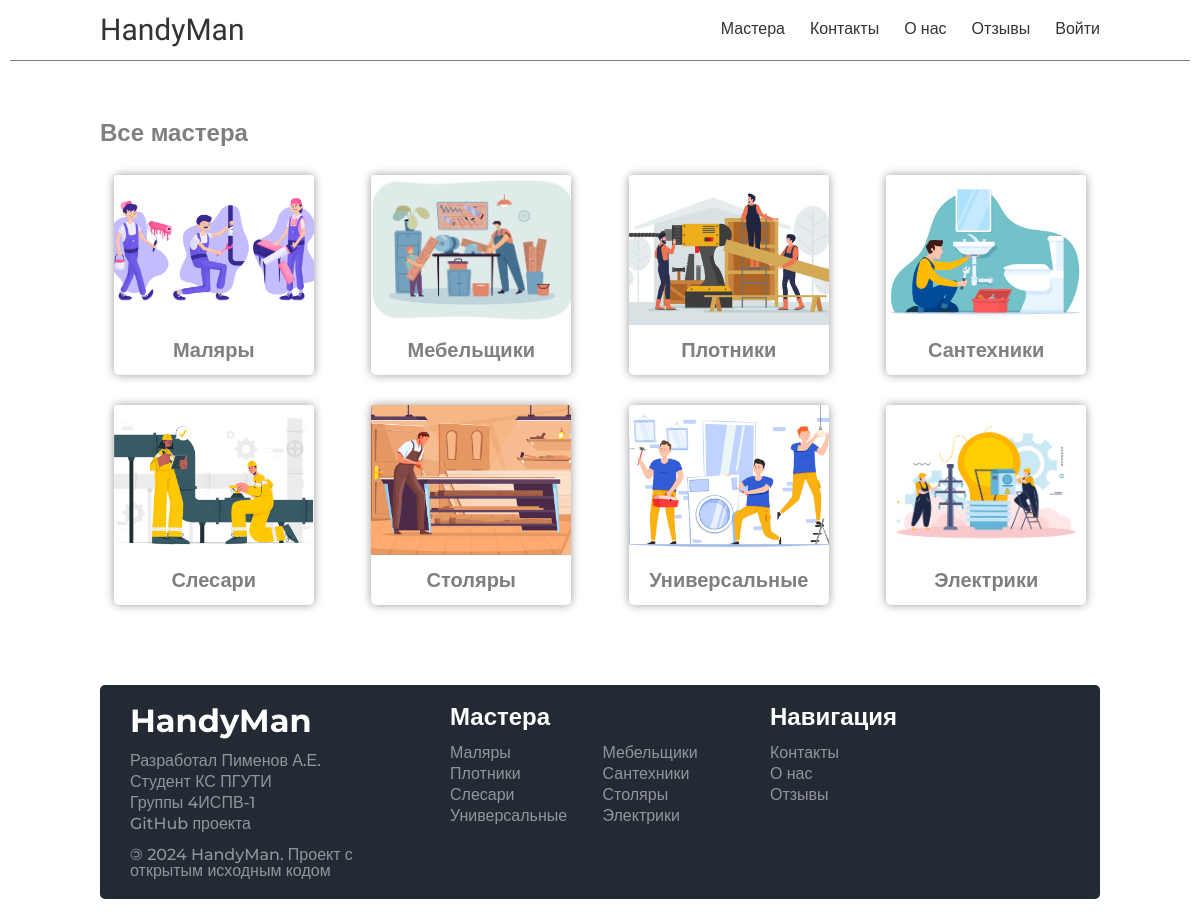
Page /masters/ on the committed database.
### handyman/models.py (models this page shows, shortened)
class Skills(models.Model):
    id = models.UUIDField(primary_key=True, default=uuid.uuid4, editable=False)
    name = models.CharField(max_length=100)
    cat_name = models.CharField(
        max_length=100
    )
    slug = models.CharField(max_length=100, unique=True)
    image = models.ImageField(upload_to='skills/images', blank=True, null=True)
    created_at = models.DateTimeField(auto_now_add=True)
    class Meta:
        ordering = ['cat_name']

### handyman/views.py (the view)
# urls.py: path('masters/', views.masters, name='masters'),
def masters(request):
    skills = Skills.objects.all()
    data = {
        "title": "Мастера",
        "skills": skills,
    }
    return render(request, "handyman/pages/master_pages/masters.html", context=data)

### handyman/templatetags/custom_tags.py (called while the page is built)
@register.simple_tag
def get_all_skills():
    return Skills.objects.all()

### handyman/templates/handyman/pages/master_pages/masters.html
{% extends "base.html" %}
{% block content %}
    {% include "handyman/include/header.html" %}
    <div class="main-container">
        <div class="main">
            <div class="master-block">
                <h2>Все мастера</h2>
                <div class="master-grid">
                    {% for skill in skills %}
                        <div class="card" onClick="document.location.href='{% url 'masters_type' skill.slug %}'">
                            {% if skill.image %}
                                <img src="{{ skill.image.url }}" alt="{{ skill.name }}"/>
                            {% else %}
                                <img src="https://placehold.co/200x150" alt="{{ skill.name }}"/>
                            {% endif %}
                            <div class="text">{{ skill.cat_name }}</div>
                        </div>
                    {% endfor %}
                </div>
            </div>
        </div>
    </div>
    {% include "handyman/include/footer.html" %}
{% endblock content %}

### handyman/templates/handyman/include/footer.html
{% load custom_tags %}
<div class="footer-container">
    <div class="footer">
        <div class="footer-block">
            <h2>HandyMan</h2>
            <ul class="mt-20">
                <li>Разработал Пименов А.Е.</li>
                <li>Студент КС ПГУТИ</li>
                <li>Группы 4ИСПВ-1</li>
                <li>
                    <a href="https://github.com/binido/Course-work">GitHub проекта</a>
                </li>
                <li>
                    <span>&copy;</span> 2024 HandyMan. Проект с открытым исходным кодом
                </li>
            </ul>
        </div>
        <div class="footer-block">
            <h3>Мастера</h3>
            <ul class="grid-ul">
                {% get_all_skills as skills %}
                {% for skill in skills %}
                    <li><a href="{% url 'masters_type' skill.slug %}">{{ skill.cat_name }}</a></li>
                {% empty %}
                    <li>Нет доступных мастеров</li>
                {% endfor %}
            </ul>
        </div>
        <div class="footer-block">
            <h3>Навигация</h3>
            <ul>
                <li><a href="{% url 'contacts' %}">Контакты</a></li>
                <li><a href="{% url 'about' %}">О нас</a></li>
                <li><a href="{% url 'feedbacks' %}">Отзывы</a></li>
            </ul>
        </div>
    </div>
</div>

### handyman/static/handyman/css/style.css (style rules this page uses)
* { box-sizing:border-box }
html,body,div,span,applet,object,iframe,h1,h2,h3,h4,h5,h6,p,blockquote,pre,a,abbr,acronym,address,big,cite,code,del,dfn,em,img,ins,kbd,q,s,samp,small,strike,strong,sub,sup,tt,var,b,u,i,center,dl,dt,dd,ol,ul,li,fieldset,form,label,legend,table,caption,tbody,tfoot,thead,tr,th,td,article,aside,canvas,details,embed,figure,figcaption,footer,header,hgroup,menu,nav,output,ruby,section,summary,time,mark,audio,video { margin:0;padding:0;border:0;font-size:100%;vertical-align:baseline }
body { line-height:1 }
ol,ul { list-style:none }
.footer-container { display:flex;flex-direction:column;align-items:center;margin:0 10px;margin-top:60px }
.footer-container .footer { font-family:"Montserrat",sans-serif;font-weight:500;display:grid;grid-template-columns:repeat(3, 1fr);margin:20px 0;padding:20px 30px;background-color:#232a34;border-radius:5px;-webkit-border-radius:5px;-moz-border-radius:5px;-khtml-border-radius:5px;gap:20px }
@media screen and (min-width: 480px) { .footer-container .footer { width:95%;grid-template-columns:repeat(1, 1fr) } }
@media screen and (min-width: 768px) { .footer-container .footer { width:80%;grid-template-columns:repeat(2, 1fr) } }
@media screen and (min-width: 1200px) { .footer-container .footer { grid-template-columns:repeat(3, 1fr);width:1000px } }
.footer-container .footer .footer-block span { display:inline-block;transform:scaleX(-1) }
.footer-container .footer .footer-block h2,.footer-container .footer .footer-block h3 { color:#fff;font-weight:700 }
.footer-container .footer .footer-block h2 { font-size:32px }
.footer-container .footer .footer-block h3 { font-size:24px }
.footer-container .footer .footer-block ul { margin-top:16px;color:hsla(0,0%,100%,.5);display:flex;flex-direction:column;gap:5px }
.footer-container .footer .footer-block ul.mt-20 li:last-child { margin-top:10px }
.footer-container .footer .footer-block ul.grid-ul { display:grid;grid-template-columns:repeat(2, 1fr) }
.footer-container .footer .footer-block ul li a { color:hsla(0,0%,100%,.5);text-decoration:none;background-image:linear-gradient(rgba(255, 255, 255, 0.5), rgba(255, 255, 255, 0.5));background-position:0% 100%;background-repeat:no-repeat;background-size:0% 2px;transition:all .15s ease-in-out }
body { min-height:100vh;display:flex;flex-direction:column }
body .main-container { flex:1 }
:root { --swiper-pagination-color: #2c2a4d }
.main-container { display:flex;flex-direction:column;align-items:center;margin:0 10px }
.main-container .main { font-family:"Montserrat",sans-serif;font-weight:500;flex-direction:column;width:min(95%,1000px) }
.main-container .main .master-block { margin-top:60px }
.main-container .main .master-block h2 { font-size:24px;color:rgba(0,0,0,.5);font-weight:600 }
.main-container .main .master-block .master-grid { margin-top:30px;display:grid;gap:30px;align-items:center;justify-items:center }
@media screen and (min-width: 480px) { .main-container .main .master-block .master-grid { grid-template-columns:repeat(2, 1fr) } }
@media screen and (min-width: 768px) { .main-container .main .master-block .master-grid { grid-template-columns:repeat(3, 1fr) } }
@media screen and (min-width: 992px) { .main-container .main .master-block .master-grid { grid-template-columns:repeat(4, 1fr) } }
.main-container .main .master-block .master-grid .card { -webkit-box-shadow:0px 0px 10px 0px rgba(0,0,0,.4);-moz-box-shadow:0px 0px 10px 0px rgba(0,0,0,.4);box-shadow:0px 0px 10px 0px rgba(0,0,0,.4);transition:all .3s ease-out;cursor:pointer;border-radius:5px;-webkit-border-radius:5px;-moz-border-radius:5px;-khtml-border-radius:5px;height:200px;width:200px;color:#14151b;display:flex;flex-direction:column }
.main-container .main .master-block .master-grid .card img { width:200px;object-fit:cover;height:150px;border-radius:3px 3px 0 0;-webkit-border-radius:3px 3px 0 0;-moz-border-radius:3px 3px 0 0;-khtml-border-radius:3px 3px 0 0 }
.main-container .main .master-block .master-grid .card .text { width:100%;height:50px;display:flex;flex-direction:column;align-items:center;justify-content:center;font-size:20px;font-weight:600;color:rgba(0,0,0,.5) }

### rows in the picture
Skills: image (picture), cat_name "Маляры"
Skills: image (picture), cat_name "Мебельщики"
Skills: image (picture), cat_name "Плотники"
Skills: image (picture), cat_name "Сантехники"
Skills: image (picture), cat_name "Слесари"
Skills: image (picture), cat_name "Столяры"
Skills: image (picture), cat_name "Универсальные"
Skills: image (picture), cat_name "Электрики"
